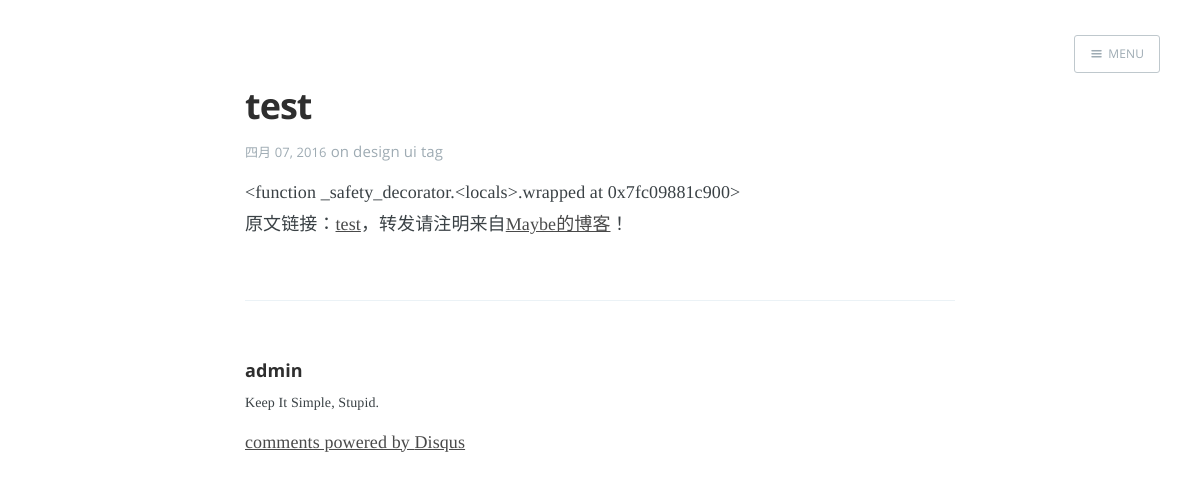
The app's page /blog/8/test, older data.
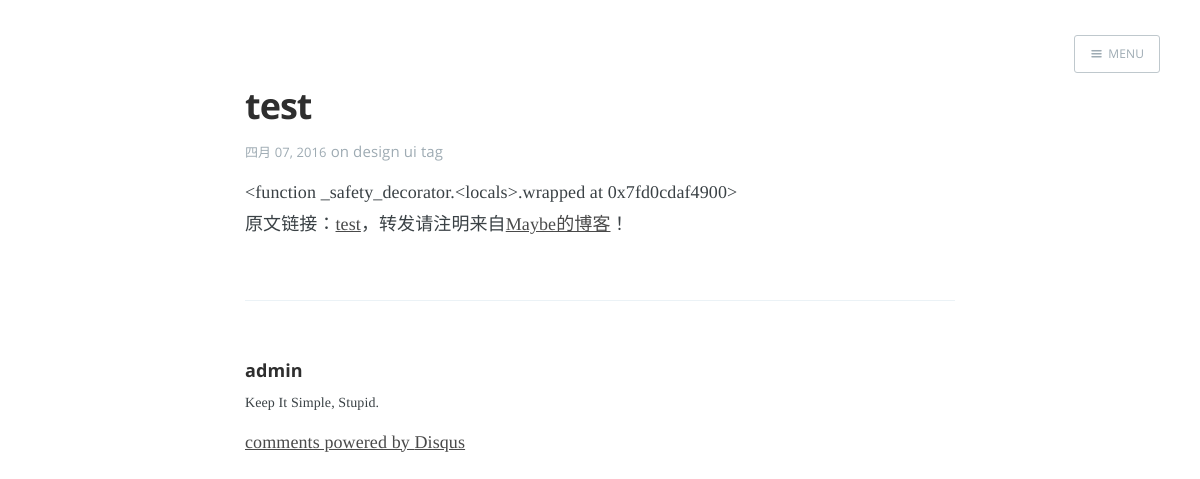
The same page, newer data.
### apps/blog/models.py (models this page shows, shortened)
class Blog(models.Model):
    STATUS_CHOICES = (
        ('d', "草稿"),
        ('p', "已发布"),
    )
    title = models.CharField('标题', max_length=150, db_index=True, unique=True)
    link = models.CharField('链接', max_length=150, default='')
    link.help_text = "Cool URIs don't change"
    snippet = models.CharField('摘要', max_length=500, default='')
    content = models.TextField('内容', )
    add_time = models.DateTimeField('创建时间', auto_now_add=True)
    publish_time = models.DateTimeField('发表时间', null=True)
    update_time = models.DateTimeField('修改时间')
    status = models.CharField('状态', max_length=1, choices=STATUS_CHOICES, default=STATUS_CHOICES[0][0])
    is_public = models.BooleanField('公开', default=True)
    is_top = models.BooleanField('置顶', default=False)
    access_count = models.IntegerField('浏览量', default=1, editable=False)
    category = models.ForeignKey('Category', verbose_name='所属分类')
    tags = models.ManyToManyField('Tag', verbose_name='标签集合', null=True, blank=True)
    tags.help_text = '标签'
    author = models.ForeignKey(User, verbose_name='作者')
    def save(self, *args, **kwargs):
        self.link = slugify(self.link)
        self.snippet = self.snippet or self.content[:140]
        modified = kwargs.pop("modified", True)
        if modified:
            self.update_time = datetime.datetime.utcnow()
        super(Blog, self).save(*args, **kwargs)
    def get_absolute_url(self):
        return reverse('blog:blog_detail', args=(self.id, self.link))

### apps/blog/views.py (the view)
# urls.py: url(r'^(?P<pk>\d+)/(?P<blog_link>[\w,-]*)$', BlogDetailView.as_view(), name='blog_detail'),
class BlogDetailView(DetailView):
    model = Blog
    template_name = "post_detail.html"
    def get_object(self, queryset=None):
        blog = super(BlogDetailView, self).get_object(queryset)
        if blog.status == 'd' or (not blog.is_public and self.request.user != blog.author):
            raise PermissionDenied
        blog.access_count += 1
        blog.save(modified=False)
        return blog
    def get_context_data(self, **kwargs):
        context = super(BlogDetailView, self).get_context_data(**kwargs)
        current_post = context.get("object")
        count = Blog.objects.filter(status='p', is_public=True).count()
        randint = random.randint(0, count)
        try:
            random_post = Blog.objects.filter(status='p', is_public=True)[randint:randint + 1][0]
        except IndexError:
            random_post = None
        try:
            next_post = Blog.objects.filter(pk__lt=current_post.id).order_by('-pk')[0]
        except IndexError:
            next_post = None
        context['next_post'] = next_post
        context['random_post'] = random_post
        return context

### apps/blog/context_processors.py (called while the page is built)
def google_analytics(request):
    from django.conf import settings
    return {'ga_id': settings.GOOGLE_ANALYTICS_ID}

### apps/blog/models.py (called while the page is built)
    def __str__(self):
        return self.title

### apps/blog/templatetags/myapp_markup.py (called while the page is built)
@register.filter(is_safe=True)
@stringfilter
def md1(value):
    markdown = mistune.Markdown(renderer=renderer)
    return mark_safe(markdown(value))

### apps/blog/templates/post_detail.html (shortened to what this page needs)
{% extends "base.html" %}
{% load myapp_markup %}
{% block body_class %} post-template {% endblock %}
{% load staticfiles %}
{% block head %}
<header class="main-header post-head no-cover">
    {% include "widget/main-nav.html" %}
</header>
{% endblock %}
{% block body %}
<main class="content" role="main">
    <article class="post">
        <header class="post-header">
            <h2 class="post-title">{{blog.title}}</h2>
            <section class="post-meta">
                <time class="post-date" datetime="{{blog.add_time|date:'b d, Y'}}">{{blog.add_time|date:"b d, Y"}}
                </time>
                {% if blog.tags %}on
                {% for tag in blog.tags.all %}
                <a href="{%url 'blog:tag' tag%}">{{tag }}</a>
                {% endfor %}
                {% endif %}
            </section>
        </header>
        <section class="post-content">
            {{blog.content | md1}}
            <details open="">
                <summary>原文链接：<a href="{{blog.get_absolute_url}}" rel="author">{{blog.title}}</a>，转发请注明来自<a
                        href="http://zhangshaohua.cc">Maybe的博客</a>！
                </summary>
            </details>
        </section>
        <footer class="post-footer">
            <section class="author">
                <h4><a href="{{url}}">{{blog.author.username}}</a></h4>
                <p>Keep It Simple, Stupid.</p>
            </section>
        </footer>
        {% include "widget/disqus.html" %}
    </article>
</main>
{% endblock %}

Row changes from the older to the newer data that the page shows:
changed Blog "test": content|md1 "<function _safety_decorator.<locals>.wrapped at 0x7fc09881c900>" → "<function _safety_decorator.<locals>.wrapped at 0x7fd0cdaf4900>"
